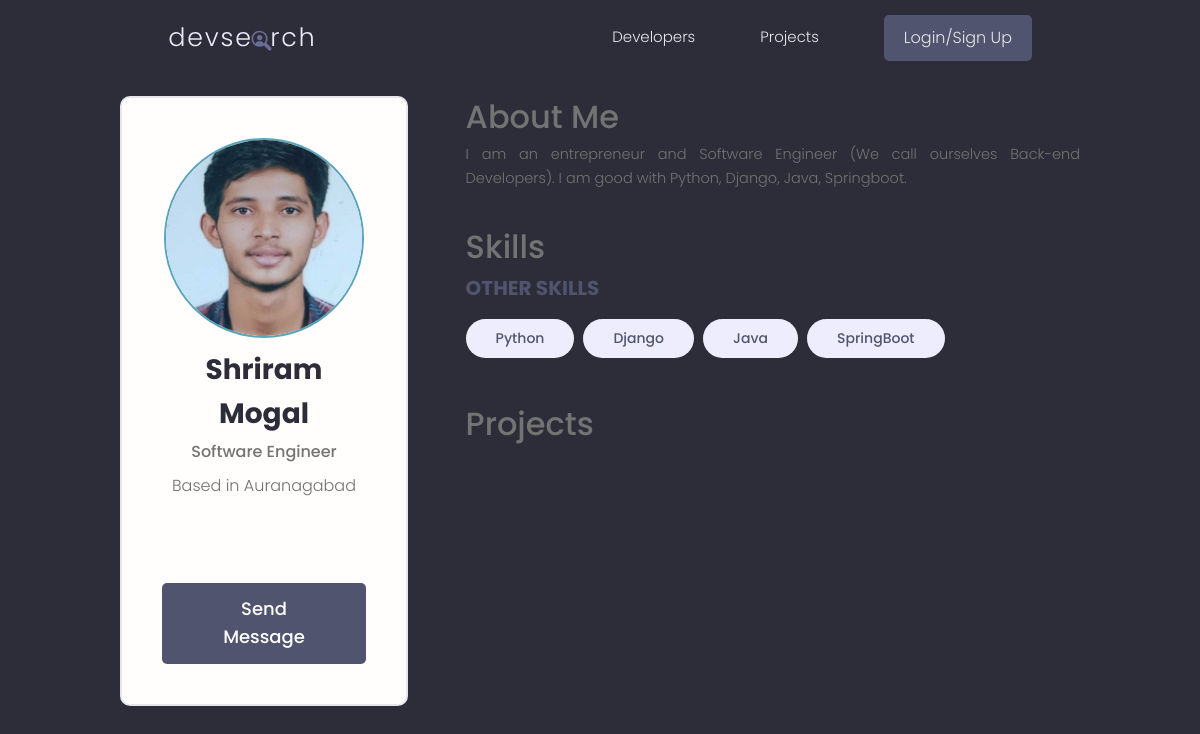
Page /profile/e2963798-7535-4755-91f4-48cd18173f0e on the committed database.
### users/models.py (models this page shows, shortened)
class Profile(models.Model):
    user = models.OneToOneField(User, on_delete=models.CASCADE, blank=True, null=True)
    name = models.CharField(max_length=200, blank=True, null=True)
    username = models.CharField(max_length=200, blank=True, null=True)
    email = models.EmailField(max_length=500, blank=True, null=True)
    short_intro = models.CharField(max_length=500, blank=True,null=True)
    intro = models.TextField(max_length=500, blank=True,null=True)
    profile_image = models.ImageField(
        null = True, blank= True, upload_to = 'profiles/',default='profiles/user-default.png')
    location = models.CharField(max_length=200, blank=True, null=True)
    social_github = models.CharField(max_length=200, blank=True, null=True)
    social_twitter = models.CharField(max_length=200, blank=True, null=True)
    social_linkedin = models.CharField(max_length=200, blank=True, null=True)
    social_website = models.CharField(max_length=200, blank=True, null=True)
    social_stackoverflow = models.CharField(max_length=200, blank=True, null=True)
    created = models.DateTimeField(auto_now_add=True)
    id = models.UUIDField(default=uuid.uuid4, unique=True,
                                     primary_key=True, editable=False)
    class Meta:
        ordering = ["created"]

class Skill(models.Model):
    owner = models.ForeignKey(Profile, on_delete=models.CASCADE, blank=True, null=True)
    name = models.CharField(max_length=200, blank=True, null=True)
    description =  models.TextField(max_length=500, blank=True,null=True)
    created = models.DateTimeField(auto_now_add=True)
    id = models.UUIDField(default=uuid.uuid4, unique=True,
                                     primary_key=True, editable=False)
    def __str__(self) -> str:
        return str(self.name)

### users/views.py (the view)
# urls.py: path('profile/<str:pk>', views.profile, name="user-profile"),
def profile(request,pk):
    profile = Profile.objects.get(id = pk)
    topSkill = profile.skill_set.exclude(description__exact="")
    otherSkill = profile.skill_set.filter(description="")
    context = {"profile":profile,"topSkill": topSkill,"otherSkill": otherSkill }
    return render(request,"users/user-profile.html",context)

### users/templates/users/user-profile.html (shortened to what this page needs)
{%extends 'main.html'%}
{%block content%}
<main class="profile my-md">
    <div class="container">
      <div class="layout">
        <div class="column column--1of3">
          <div class="card text-center">
            <div class="card__body dev">
              <img class="avatar avatar--xl" src="{{profile.profile_image.url}}" />
              <h2 class="dev__name">{{profile.name}}</h2>
              <p class="dev__title">{{profile.short_intro}}</p>
              <p class="dev__location">Based in {{profile.location}}</p>
              <ul class="dev__social">
              </ul>
              {%if request.user.profile != profile %}
              <a href="{% url 'send-message' profile.id %}" class="btn btn--sub btn--lg">Send Message </a>
              {%endif%}
            </div>
          </div>
        </div>
        <div class="column column--2of3">
          <div class="devInfo">
            <h3>About Me</h3>
            <p class="devInfo__about"> {{profile.intro}}</p>
          </div>
          <div class="devInfo">
            <h3>Skills</h3>
            <div class="devInfo__skills">
              {%if otherSkill%}
              <h3 class="devInfo__subtitle">Other Skills</h3>
              <div class="devInfo__otherSkills">
                {%for skill in otherSkill%}
                <span class="tag tag--pill tag--sub tag--lg">
                  <small>{{skill}}</small>
                </span>
                {%endfor%}
              </div>
              {%endif%}
            </div>
          </div>
          <div class="devInfo">
            <h3 class="">Projects</h3>
          </div>
        </div>
      </div>
    </div>
  </main>
{%endblock content%}

### static/styles/app.css (style rules this page uses)
:root { --color-sub: #2d2d39; }
.btn--sub { background-color: var(--color-sub-light); }
.card { border: 2px solid var(--color-light); }
img { width: 100%; }
.profile .card > .dev { padding: 4rem; }
.dev__name { color: var(--color-sub); font-size: 2.8rem; font-weight: 700; margin-top: 1rem; margin-bottom: 0.5rem; }
.dev__title { font-size: 1.6rem; font-weight: 500; line-height: 1.3; }
.dev__location { margin-top: 1rem; }
.dev__social { margin: 3rem 0; list-style: none; display: flex; justify-content: center; gap: 1.5rem; }
.devInfo { margin-bottom: 3rem; }
.devInfo__title, .devInfo__subtitle { font-size: 2.6rem; color: var(--color-sub); text-transform: uppercase; font-weight: 700; margin-bottom: 1.5rem; }
.devInfo__subtitle { font-size: 2rem; color: var(--color-sub-light); }
.devInfo__about, .devSkill__info { font-size: 1.45rem; line-height: 1.7; text-align: justify; }

### static/uikit/styles/modules/_variables.css (style rules this page uses)
:root { --color-main: #5aa5b9; --color-main-light: #e6faff; --color-sub: #3f4156; --color-sub-light: #51546e; --color-sub-lighter: #ededfd; --color-text: #737373; --color-gray: #8b8b8b; --color-light: #e5e7eb; --color-light-gray: #767676; --color-bg: #f8fafd; --color-white: #fffefd; --color-white-light: #f3f3f3; --color-success: #359e64; --color-success-bg: #def8e8; --color-error: #fc4b0b; --color-error-bg: #fff2ee; --font-base: 'Poppins', arial, helvetica, 'Segoe UI', roboto, ubuntu, sans-serif; --font-monospace: 'Fira Code', 'Courier New', courier, monospace; --font-regular: 300; --font-medium: 500; --font-bold: 700; --generic-shadow: 1px 1px 5px #00000010; --generic-transition: all 0.3s ease-in-out; }

### static/uikit/styles/modules/_base.css (style rules this page uses)
* { margin: 0; padding: 0; box-sizing: border-box; text-rendering: optimizeLegibility; color: inherit; font-size: inherit; }
html { font-size: 50%; }
@media only screen and (min-width: 480px) { html { font-size: 56.25%; } }
@media only screen and (min-width: 1200px) { html { font-size: 62.5%; } }
body { line-height: 1.6; font-weight: 400; font-size: 1.5rem; color: var(--color-text); background-color: var(--color-bg); min-height: 100vh; }

### static/uikit/styles/modules/_typography.css (style rules this page uses)
* { font-family: var(--font-base); }
h2 { font-size: 3.6rem; font-weight: var(--font-bold); }
h3 { font-size: 3.2rem; font-weight: var(--font-medium); }
p, span, strong { font-size: 1.6rem; color: var(--color-text); font-weight: var(--font-regular); }
a { padding-bottom: 2px; text-decoration: none; display: inline-block; color: var(--color-main); font-weight: var(--font-medium); }

### static/uikit/styles/modules/_utilities.css (style rules this page uses)
.container { width: 92%; max-width: 165rem; margin: 0 auto; box-sizing: border-box; }
@media screen and (min-width: 1000px) { .container { width: 90%; } }
@media screen and (min-width: 1200px) { .container { width: 80%; } }
.text-center { text-align: center; }
.my-md { margin: 3rem auto; }

### static/uikit/styles/modules/_avatar.css (style rules this page uses)
.avatar { border-radius: 50%; border: 2px solid var(--color-main); object-fit: cover; }
.avatar--xl { height: 20rem; width: 20rem; }

### static/uikit/styles/modules/_button.css (style rules this page uses)
.btn { display: inline-block; position: relative; cursor: pointer; background-color: var(--color-light); font-weight: var(--font-medium); color: var(--color-sub); text-decoration: none; padding: 1rem 2rem; border-radius: 0.5rem; border: none; width: -webkit-fit-content; width: -moz-fit-content; width: fit-content; height: -webkit-fit-content; height: -moz-fit-content; height: fit-content; font-size: 1.6rem; outline-width: 0; outline-color: transparent; -webkit-backface-visibility: hidden; backface-visibility: hidden; transition: all 0.3s ease-in-out; }
.btn--sub { background-color: var(--color-sub); color: var(--color-white); }
.btn--lg { font-size: 1.8rem; padding: 1.2rem 4.5rem; }

### static/uikit/styles/modules/_card.css (style rules this page uses)
.card { border-radius: 1rem; background-color: var(--color-white); border: 1.5px solid var(--color-light); width: auto; height: auto; margin-top: 0.5rem; margin-bottom: 0.5rem; overflow: hidden; }
.card__body, .card__header { padding: 2rem 2.5rem; }

### static/uikit/styles/modules/_tag.css (style rules this page uses)
.tag { display: inline-flex; align-items: center; background-color: var(--color-sub); height: -webkit-fit-content; height: -moz-fit-content; height: fit-content; width: -webkit-fit-content; width: -moz-fit-content; width: fit-content; border-radius: 0.5rem; padding: 0.5rem 1.5rem; font-size: 1.2rem; cursor: pointer; }
.tag:not(:last-child) { margin-right: 0.25rem; margin-bottom: 0.75rem; }
.tag > small { color: var(--color-white); }
.tag--pill { border-radius: 5rem; }
.tag--sub, .tag--sub > small { background: var(--color-sub-lighter); color: var(--color-sub-light); font-weight: 500; }
.tag--lg { padding: 0.8rem 3rem; font-size: 1.4rem; }
.tag--lg:not(:last-child) { margin-right: 0.5rem; margin-bottom: 1rem; }

### rows in the picture
Profile: profile_image (picture), name "Shriram Mogal", short_intro "Software Engineer", location "Auranagabad", intro "I am an entrepreneur and Software Engineer (We call ourselves Back-end Developers). I am good with Python, Django, Java, Springboot."
Skill: name "Python"
Skill: name "Django"
Skill: name "Java"
Skill: name "SpringBoot"
